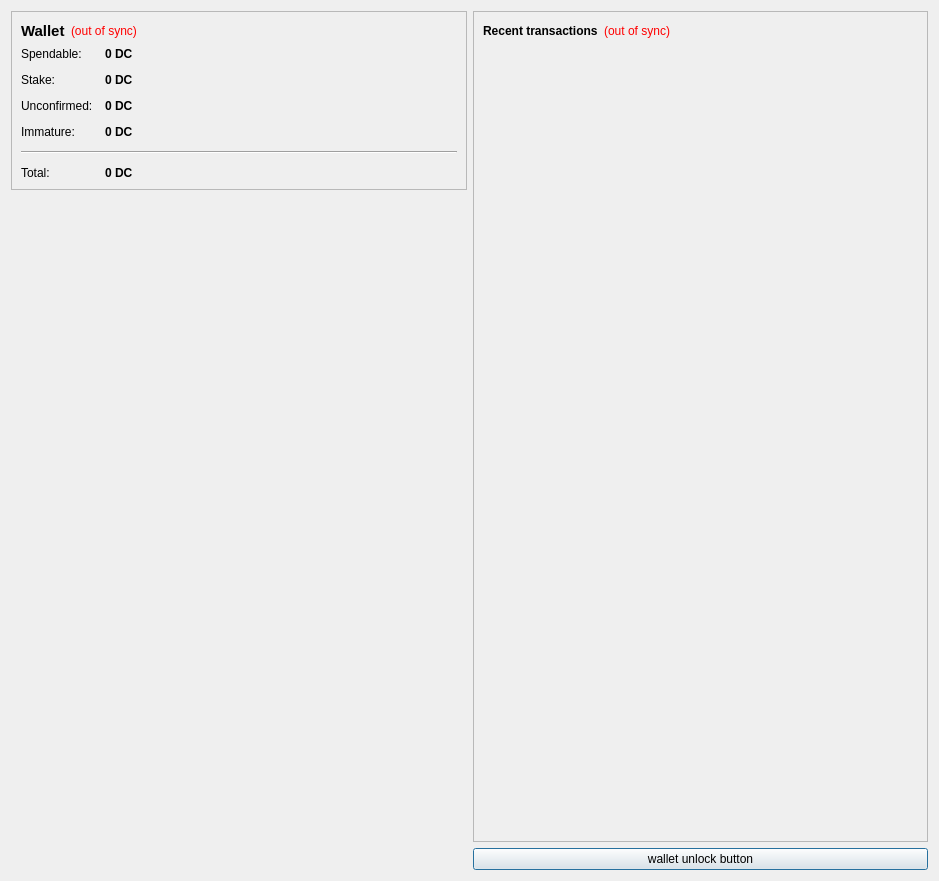
<?xml version="1.0" encoding="UTF-8"?>
<ui version="4.0">
 <class>OverviewPage</class>
 <widget class="QWidget" name="OverviewPage">
  <property name="geometry">
   <rect>
    <x>0</x>
    <y>0</y>
    <width>939</width>
    <height>881</height>
   </rect>
  </property>
  <property name="windowTitle">
   <string>Form</string>
  </property>
  <layout class="QHBoxLayout" name="horizontalLayout" stretch="0,0">
   <item>
    <layout class="QVBoxLayout" name="verticalLayout_2">
     <item>
      <widget class="QFrame" name="frame">
       <property name="frameShape">
        <enum>QFrame::StyledPanel</enum>
       </property>
       <property name="frameShadow">
        <enum>QFrame::Raised</enum>
       </property>
       <layout class="QVBoxLayout" name="verticalLayout_4">
        <item>
         <layout class="QHBoxLayout" name="horizontalLayout_4">
          <item>
           <widget class="QLabel" name="label_5">
            <property name="font">
             <font>
              <pointsize>11</pointsize>
              <weight>75</weight>
              <bold>true</bold>
             </font>
            </property>
            <property name="text">
             <string>Wallet</string>
            </property>
           </widget>
          </item>
          <item>
           <widget class="QLabel" name="labelWalletStatus">
            <property name="toolTip">
             <string>The displayed information may be out of date. Your wallet automatically synchronizes with the DarkChain network after a connection is established, but this process has not completed yet.</string>
            </property>
            <property name="styleSheet">
             <string notr="true">QLabel { color: red; }</string>
            </property>
            <property name="text">
             <string notr="true">(out of sync)</string>
            </property>
            <property name="alignment">
             <set>Qt::AlignLeading|Qt::AlignLeft|Qt::AlignVCenter</set>
            </property>
           </widget>
          </item>
          <item>
           <spacer name="horizontalSpacer_2">
            <property name="orientation">
             <enum>Qt::Horizontal</enum>
            </property>
            <property name="sizeHint" stdset="0">
             <size>
              <width>40</width>
              <height>20</height>
             </size>
            </property>
           </spacer>
          </item>
         </layout>
        </item>
        <item>
         <layout class="QFormLayout" name="formLayout_2">
          <property name="fieldGrowthPolicy">
           <enum>QFormLayout::AllNonFixedFieldsGrow</enum>
          </property>
          <property name="horizontalSpacing">
           <number>12</number>
          </property>
          <property name="verticalSpacing">
           <number>12</number>
          </property>
          <item row="0" column="0">
           <widget class="QLabel" name="label">
            <property name="text">
             <string>Spendable:</string>
            </property>
           </widget>
          </item>
          <item row="0" column="1">
           <widget class="QLabel" name="labelBalance">
            <property name="font">
             <font>
              <weight>75</weight>
              <bold>true</bold>
             </font>
            </property>
            <property name="cursor">
             <cursorShape>IBeamCursor</cursorShape>
            </property>
            <property name="toolTip">
             <string>Your current spendable balance</string>
            </property>
            <property name="text">
             <string notr="true">0 DC</string>
            </property>
            <property name="textInteractionFlags">
             <set>Qt::LinksAccessibleByMouse|Qt::TextSelectableByKeyboard|Qt::TextSelectableByMouse</set>
            </property>
           </widget>
          </item>
          <item row="1" column="0">
           <widget class="QLabel" name="label_6">
            <property name="text">
             <string>Stake:</string>
            </property>
           </widget>
          </item>
          <item row="1" column="1">
           <widget class="QLabel" name="labelStake">
            <property name="font">
             <font>
              <weight>75</weight>
              <bold>true</bold>
             </font>
            </property>
            <property name="cursor">
             <cursorShape>IBeamCursor</cursorShape>
            </property>
            <property name="toolTip">
             <string>Total of coins that was staked, and do not yet count toward the current balance</string>
            </property>
            <property name="text">
             <string notr="true">0 DC</string>
            </property>
            <property name="textInteractionFlags">
             <set>Qt::LinksAccessibleByMouse|Qt::TextSelectableByKeyboard|Qt::TextSelectableByMouse</set>
            </property>
           </widget>
          </item>
          <item row="2" column="0">
           <widget class="QLabel" name="label_3">
            <property name="text">
             <string>Unconfirmed:</string>
            </property>
           </widget>
          </item>
          <item row="2" column="1">
           <widget class="QLabel" name="labelUnconfirmed">
            <property name="font">
             <font>
              <weight>75</weight>
              <bold>true</bold>
             </font>
            </property>
            <property name="cursor">
             <cursorShape>IBeamCursor</cursorShape>
            </property>
            <property name="toolTip">
             <string>Total of transactions that have yet to be confirmed, and do not yet count toward the current balance</string>
            </property>
            <property name="text">
             <string notr="true">0 DC</string>
            </property>
            <property name="textInteractionFlags">
             <set>Qt::LinksAccessibleByMouse|Qt::TextSelectableByKeyboard|Qt::TextSelectableByMouse</set>
            </property>
           </widget>
          </item>
          <item row="3" column="0">
           <widget class="QLabel" name="labelImmatureText">
            <property name="text">
             <string>Immature:</string>
            </property>
           </widget>
          </item>
          <item row="3" column="1">
           <widget class="QLabel" name="labelImmature">
            <property name="font">
             <font>
              <weight>75</weight>
              <bold>true</bold>
             </font>
            </property>
            <property name="toolTip">
             <string>Mined balance that has not yet matured</string>
            </property>
            <property name="text">
             <string notr="true">0 DC</string>
            </property>
            <property name="textInteractionFlags">
             <set>Qt::LinksAccessibleByMouse|Qt::TextSelectableByKeyboard|Qt::TextSelectableByMouse</set>
            </property>
           </widget>
          </item>
          <item row="4" column="0" colspan="2">
           <widget class="Line" name="line">
            <property name="orientation">
             <enum>Qt::Horizontal</enum>
            </property>
           </widget>
          </item>
          <item row="5" column="0">
           <widget class="QLabel" name="labelTotalText">
            <property name="text">
             <string>Total:</string>
            </property>
           </widget>
          </item>
          <item row="5" column="1">
           <widget class="QLabel" name="labelTotal">
            <property name="font">
             <font>
              <weight>75</weight>
              <bold>true</bold>
             </font>
            </property>
            <property name="cursor">
             <cursorShape>IBeamCursor</cursorShape>
            </property>
            <property name="toolTip">
             <string>Your current total balance</string>
            </property>
            <property name="text">
             <string notr="true">0 DC</string>
            </property>
            <property name="textInteractionFlags">
             <set>Qt::LinksAccessibleByMouse|Qt::TextSelectableByKeyboard|Qt::TextSelectableByMouse</set>
            </property>
           </widget>
          </item>
         </layout>
        </item>
       </layout>
      </widget>
     </item>
     <item>
      <spacer name="verticalSpacer_4">
       <property name="orientation">
        <enum>Qt::Vertical</enum>
       </property>
       <property name="sizeHint" stdset="0">
        <size>
         <width>20</width>
         <height>40</height>
        </size>
       </property>
      </spacer>
     </item>
     <item>
      <widget class="QLabel" name="label_2">
       <property name="text">
        <string/>
       </property>
       <property name="pixmap">
        <pixmap resource="../bitcoin.qrc">:/images/Wallet_Logo</pixmap>
       </property>
       <property name="alignment">
        <set>Qt::AlignCenter</set>
       </property>
      </widget>
     </item>
     <item>
      <spacer name="verticalSpacer">
       <property name="orientation">
        <enum>Qt::Vertical</enum>
       </property>
       <property name="sizeHint" stdset="0">
        <size>
         <width>20</width>
         <height>40</height>
        </size>
       </property>
      </spacer>
     </item>
    </layout>
   </item>
   <item>
    <layout class="QVBoxLayout" name="verticalLayout_3">
     <item>
      <widget class="QFrame" name="frame_2">
       <property name="frameShape">
        <enum>QFrame::StyledPanel</enum>
       </property>
       <property name="frameShadow">
        <enum>QFrame::Raised</enum>
       </property>
       <layout class="QVBoxLayout" name="verticalLayout">
        <item>
         <layout class="QHBoxLayout" name="horizontalLayout_2">
          <item>
           <widget class="QLabel" name="label_4">
            <property name="text">
             <string>&lt;b&gt;Recent transactions&lt;/b&gt;</string>
            </property>
           </widget>
          </item>
          <item>
           <widget class="QLabel" name="labelTransactionsStatus">
            <property name="toolTip">
             <string>The displayed information may be out of date. Your wallet automatically synchronizes with the DarkChain network after a connection is established, but this process has not completed yet.</string>
            </property>
            <property name="styleSheet">
             <string notr="true">QLabel { color: red; }</string>
            </property>
            <property name="text">
             <string notr="true">(out of sync)</string>
            </property>
            <property name="alignment">
             <set>Qt::AlignRight|Qt::AlignTrailing|Qt::AlignVCenter</set>
            </property>
           </widget>
          </item>
          <item>
           <spacer name="horizontalSpacer">
            <property name="orientation">
             <enum>Qt::Horizontal</enum>
            </property>
            <property name="sizeHint" stdset="0">
             <size>
              <width>40</width>
              <height>20</height>
             </size>
            </property>
           </spacer>
          </item>
         </layout>
        </item>
        <item>
         <widget class="QListView" name="listTransactions">
          <property name="styleSheet">
           <string notr="true">QListView { background: transparent; }</string>
          </property>
          <property name="frameShape">
           <enum>QFrame::NoFrame</enum>
          </property>
          <property name="verticalScrollBarPolicy">
           <enum>Qt::ScrollBarAlwaysOff</enum>
          </property>
          <property name="horizontalScrollBarPolicy">
           <enum>Qt::ScrollBarAlwaysOff</enum>
          </property>
          <property name="selectionMode">
           <enum>QAbstractItemView::NoSelection</enum>
          </property>
         </widget>
        </item>
       </layout>
      </widget>
     </item>
     <item>
      <widget class="QPushButton" name="unlockWalletButton">
       <property name="sizePolicy">
        <sizepolicy hsizetype="Minimum" vsizetype="Fixed">
         <horstretch>0</horstretch>
         <verstretch>0</verstretch>
        </sizepolicy>
       </property>
       <property name="maximumSize">
        <size>
         <width>16777214</width>
         <height>16777214</height>
        </size>
       </property>
       <property name="toolTip">
        <string/>
       </property>
       <property name="text">
        <string>wallet unlock button</string>
       </property>
       <property name="checkable">
        <bool>false</bool>
       </property>
       <property name="autoDefault">
        <bool>false</bool>
       </property>
       <property name="default">
        <bool>true</bool>
       </property>
       <property name="flat">
        <bool>false</bool>
       </property>
      </widget>
     </item>
    </layout>
   </item>
  </layout>
 </widget>
 <resources>
  <include location="../bitcoin.qrc"/>
 </resources>
 <connections/>
</ui>
